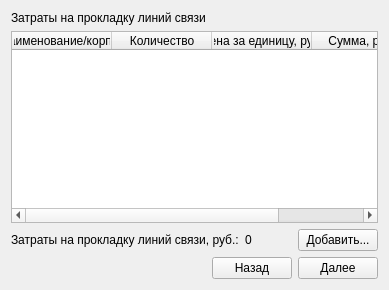
      <widget class="QWidget" name="tab_22">
       <attribute name="title">
        <string>Аналог4</string>
       </attribute>
       <layout class="QVBoxLayout" name="verticalLayout_21">
        <item>
         <widget class="QLabel" name="label_195">
          <property name="text">
           <string>Затраты на прокладку линий связи</string>
          </property>
         </widget>
        </item>
        <item>
         <widget class="QTableWidget" name="tableWidget_15">
          <column>
           <property name="text">
            <string>Наименование/корпус</string>
           </property>
          </column>
          <column>
           <property name="text">
            <string>Количество</string>
           </property>
          </column>
          <column>
           <property name="text">
            <string>Цена за единицу, руб.</string>
           </property>
          </column>
          <column>
           <property name="text">
            <string>Сумма, руб.</string>
           </property>
          </column>
         </widget>
        </item>
        <item>
         <layout class="QHBoxLayout" name="horizontalLayout_44">
          <item>
           <widget class="QLabel" name="label_46">
            <property name="text">
             <string>Затраты на прокладку линий связи, руб.:</string>
            </property>
           </widget>
          </item>
          <item>
           <widget class="QLabel" name="label_47">
            <property name="text">
             <string>0</string>
            </property>
           </widget>
          </item>
          <item>
           <spacer name="horizontalSpacer_40">
            <property name="orientation">
             <enum>Qt::Horizontal</enum>
            </property>
            <property name="sizeHint" stdset="0">
             <size>
              <width>40</width>
              <height>20</height>
             </size>
            </property>
           </spacer>
          </item>
          <item>
           <widget class="QPushButton" name="pushButton_59">
            <property name="text">
             <string>Добавить...</string>
            </property>
           </widget>
          </item>
         </layout>
        </item>
        <item>
         <layout class="QHBoxLayout" name="horizontalLayout_43">
          <item>
           <spacer name="horizontalSpacer_39">
            <property name="orientation">
             <enum>Qt::Horizontal</enum>
            </property>
            <property name="sizeHint" stdset="0">
             <size>
              <width>40</width>
              <height>20</height>
             </size>
            </property>
           </spacer>
          </item>
          <item>
           <widget class="QPushButton" name="pushButton_57">
            <property name="text">
             <string>Назад</string>
            </property>
           </widget>
          </item>
          <item>
           <widget class="QPushButton" name="pushButton_58">
            <property name="text">
             <string>Далее</string>
            </property>
           </widget>
          </item>
         </layout>
        </item>
       </layout>
      </widget>
